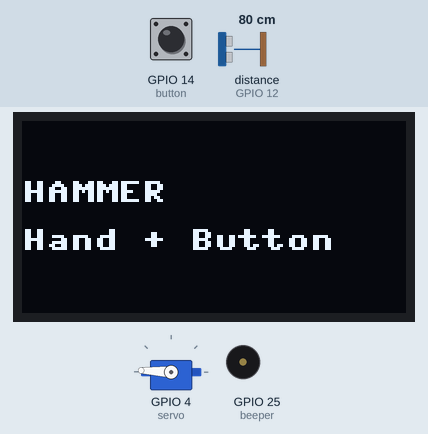
Recording of a program running on a simulated ESP32 board running MicroPython. Shown: servo, 128×64 one-colour display, buzzer (waves = sounding). The test bench sets the inputs (shaded band); at power-on: GPIO 14 (button) HIGH, distance to the obstacle (sensor on GPIO 12) 80 cm. The echo pulse lasts 58.3 µs per cm; random numbers come from a fixed seed; servo angles are drawn from the pulse width (0.5 ms = 0°, 2.5 ms = 180°).

Above: at 2.1 s.
Timing chart, 0 to 3.6 s (numbered marks = the images above):
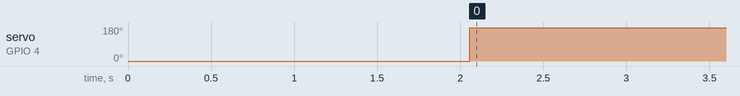

The program:

extra_sound.py
```python
from machine import Pin, PWM, SoftI2C
import ssd1306
import time
import random

trig = Pin(13, Pin.OUT)
echo = Pin(12, Pin.IN)
servo = PWM(Pin(4))
servo.freq(50)
servo.duty_u16(1638)
button = Pin(14, Pin.IN, Pin.PULL_UP)
i2c = SoftI2C(scl=Pin(22), sda=Pin(21))
oled = ssd1306.SSD1306_I2C(128, 64, i2c)
beeper = PWM(Pin(25))  # 25번 = 수동 부저
beeper.freq(440)
beeper.duty(0)


def get_distance():
    trig.value(1)
    time.sleep_us(10)
    trig.value(0)
    while not echo.value():
        pass
    start = time.ticks_us()
    while echo.value():
        pass
    stop = time.ticks_us()
    t = time.ticks_diff(stop, start) // 2
    return int(340 * t // 10000)


def show(a, b):
    oled.fill(0)
    oled.text(a, 0, 20)
    oled.text(b, 0, 36)
    oled.show()


time.sleep(2)
show("HAMMER", "Hand + Button")
while True:
    d = get_distance()
    if button.value() == 0 and d <= 20:
        num = random.randint(1, 2)
        if num == 1:
            show("WIN", str(d) + " cm")
            servo.duty_u16(1638 + 90 * 6462 // 180)
            beeper.freq(880)  # 당첨: 높은 소리
            beeper.duty(512)
            time.sleep(0.3)
            beeper.duty(0)
        elif num == 2:
            show("FAIL", str(d) + " cm")
            servo.duty_u16(1638 + 50 * 6462 // 180)
            beeper.freq(220)  # 꽝: 낮은 소리
            beeper.duty(512)
            time.sleep(0.6)
            beeper.duty(0)
        time.sleep(1)
        show("HAMMER", "Hand + Button")
    servo.duty_u16(1638 + 180 * 6462 // 180)
    time.sleep_ms(100)
```

Measured:
- by itself, servo on GPIO 4 (servo): 0° → 177° at 2.1 s
